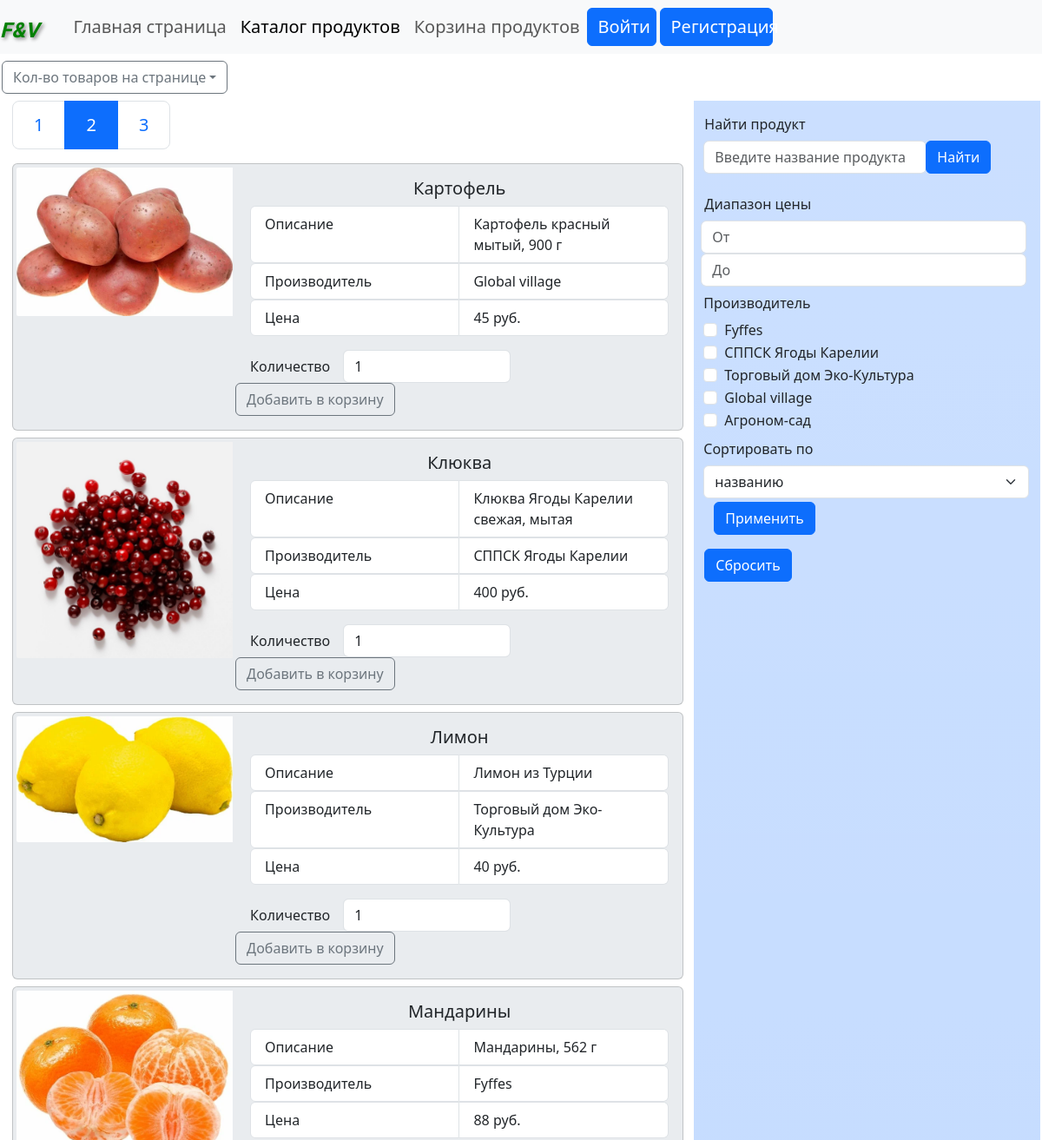
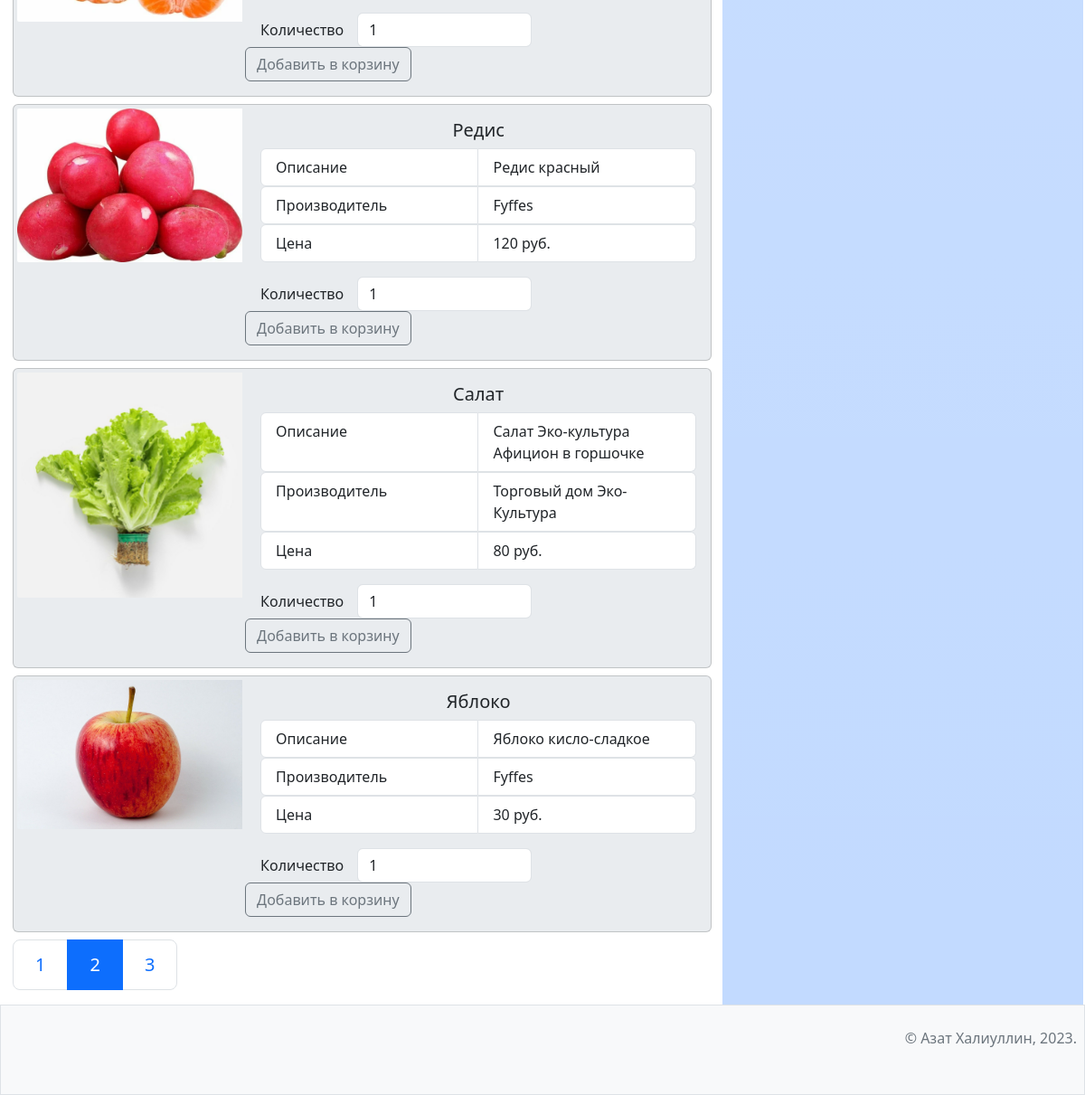
The page /product.php?p=2&c=7 on the database its author committed (2 pictures, top to bottom).
### tables this page shows
CREATE TABLE `products` (
  `id` int NOT NULL,
  `name` varchar(30) NOT NULL,
  `description` varchar(100) NOT NULL,
  `photo` varchar(50) NOT NULL,
  `company` varchar(30) NOT NULL,
  `amount` int NOT NULL,
  `price` double NOT NULL
);

### common/db_helper.php (called while the page is built, shortened)
<?php
class db_helper
{
    private mysqli $ms;
    private static ?db_helper $db = null;
    private function __construct()
    {
        $this->ms = new mysqli("localhost", "root", "", "edu", 3306);
    }
    public static function get_instance(): ?db_helper
    {
        if (self::$db === null)
            self::$db = new db_helper();
        return self::$db;
    }
	public function get_products(string $param,int $select): array {
		$sort=$this->get_query_sort($select);
		$rows=array();
		if ($param=='') {
		$stmt = $this->ms->prepare("SELECT * FROM `products` " . $sort);
		}
		else {
			$param='%'.$param.'%';
			$stmt = $this->ms->prepare("SELECT * FROM `products` WHERE `products`.name LIKE ?" . $sort);
        $stmt->bind_param('s', $param);
		}
        $stmt->execute();
        $result = $stmt->get_result();
		while ($row = $result->fetch_array(MYSQLI_ASSOC)) {
			$rows[]=$row;
		}
        return $rows;
	}
	private function get_query_sort(int $select):string {
		$sort='';
		switch($select) {
				case 1:
				$sort=" ORDER BY name";
				break;
			}
			return $sort;
	}
	public function get_company():array {
		$rows=array();
			$stmt = $this->ms->prepare("SELECT DISTINCT company FROM `products`");
        $stmt->execute();
        $result = $stmt->get_result();
		while ($row = $result->fetch_array(MYSQLI_ASSOC)) {
			$rows[]=$row;
		}
        return $rows;
	}
}

### common/pagination.php (called while the page is built, shortened)
<?php
class pagination {
    private $objects_count;
    private $objects_per_page;
    public function __construct(int $objects_count, int $objects_per_page, int $page_num) {
        $this->objects_count=$objects_count;
        $this->objects_per_page=$objects_per_page;
    }
    public function get_objects_idx_by(int $page_num):array | null {
        $start=min(($page_num-1)*$this->objects_per_page, $this->objects_count-1);
        $end=min($start+$this->objects_per_page, $this->objects_count)-1;
        return array($start,$end);
    }
}

### product.php (the view, shortened to what this page needs)
<?php
require_once ("common/page.php");
require_once ("common/db_helper.php");
require_once ("common/pagination.php");
class the_content extends \common\a_content {
	private function print_pages($pages, $current_page):void {
		print('<ul class="pagination pagination-lg">');
			for($i=0; $i<count($pages); $i++) {
				if ($pages[$i][0]== $current_page ) {
					print('<li class="page-item active" aria-current="page">');
					print("<span class='page-link'>{$pages[$i][0]}</span>");
					print('</li>');
				}
				else {
				 print("<li class='page-item'><a class='page-link' href='{$pages[$i][1]}'>{$pages[$i][0]}</a></li>");
				}
			}
			print('</ul>');
	}
    public function show_content(): void
    {
		$products=array();
		$select=(isset($_SESSION['select']))?$_SESSION['select']:1;
		if (isset($_SESSION['search'])) {
		$products=\common\db_helper::get_instance()->get_products($_SESSION['search'],$select);
	}
	else {
		$price1=0;
		$price2=10000;
		$comp= (isset($_SESSION['checked_comp']))?$_SESSION['checked_comp']:array();
		if ($price1==0 && $price2==10000 && count($comp)==0) {
        $products=\common\db_helper::get_instance()->get_products('',$select);
		}
		else {
		$products=\common\db_helper::get_instance()->get_filter_products($price1,$price2,$comp,$select);
		}
	}
	    try {
		if(count($products)>0) {
			$current_page=1;
			$current_objects_per_page=7;
			if (isset($_GET['p']) && isset($_GET['c'])) {
				if (!in_array($_GET['c'],array(7,14,21))) {
					throw new ErrorException('Страница не найдена');
				}
				else {
					if (mb_eregi("^[0-9]+$", $_GET['p'])) {
				$current_page=$_GET['p'];
				$current_objects_per_page=$_GET['c'];
			$p= new \common\pagination(count($products),$_GET['c'], $_GET['p']);
			$pages=$p->get_pages("product.php?p=");
			$interval=$p->get_objects_idx_by($_GET['p']);
					}
					else {throw new ErrorException('Страница не найдена');}
				}
			}
			else {
				$p= new \common\pagination(count($products), 7, 1);
				$pages=$p->get_pages("product.php?p=");
				$interval=$p->get_objects_idx_by(1);
			}
			print('<div class="dropdown text-start">');
			print('<span class="btn btn-outline-secondary dropdown-toggle my-2" role="button" data-bs-toggle="dropdown" aria-expanded="true">Кол-во товаров на странице</span>');
			print('</div>');
		print('<div class="container-fluid text-start h-100 w-100  mx-0 px-0 g-0">');
		print('<div class="row w-100 mx-0">');
		print('<div class="col-8">');
		$this->print_pages($pages,$current_page);
		for($i=$interval[0]; $i<=$interval[1]; $i++) {
			?>
			<div class="card text-justify bg-body-secondary  g-0 my-2 pe-0 me-0">
			<div class="row g-0 ">
			<div class="col-12 col-md-4">
			<?php
			print("<img src='data/{$products[$i]['photo']}' class='img-fluid rounded-start p-1' alt='image1'>");
			?>
			</div>
    <div class="col-12 col-md-8">
      <div class="card-body">
		<h5 class="card-title text-center"><?php print $products[$i]['name']; ?></h5>
        <ul class="list-group list-group-horizontal w-100 text-start ">
  <li class="list-group-item flex-fill w-100 text-break">Описание</li>
  <li class="list-group-item flex-fill w-100"><?php print $products[$i]['description']; ?></li>
</ul>
<ul class="list-group list-group-horizontal w-100 text-start">
  <li class="list-group-item flex-fill w-100">Производитель</li>
  <li class="list-group-item flex-fill w-100"><?php print $products[$i]['company']; ?></li>
</ul>
<ul class="list-group list-group-horizontal w-100 text-start">
  <li class="list-group-item flex-fill w-100">Цена</li>
  <li class="list-group-item flex-fill w-100"><?php print $products[$i]['price']; ?> руб.</li>
</ul>
</div>
<form action=<?php print "product.php?p=$current_page" . "&c=$current_objects_per_page"; ?> method="post">
		<div class="input-group has-validation mb-3">
		<div class="col-auto">
    <label for=<?php print $products[$i]['id']; ?> class="col-form-label mx-3">Количество</label>
  </div>
  <div class="col-auto">
		<input type='number' name=<?php print $products[$i]['id']; ?> class='form-control w-75' placeholder='Укажите количество' value='1' min='1' required>
		  </div>
		  <div class="col-auto">
		<input type="submit" value="Добавить в корзину" class="btn btn-outline-secondary"  id="button-addon2">
		</div>
</div>
</form>
</div>
</div>
</div>
<?php
		}
		print('</div>');
		}
?>
<div class="col-4 bg-primary bg-gradient bg-opacity-25  ">
<form action="product.php" method="post">
		<div class="input-group has-validation mb-3 mt-2">
    <label for="search" class="col-form-label me-2">Найти продукт </label>
  <div class="col-12 col-lg-auto">
		<input type='text' name='search' class='form-control ' placeholder='Введите название продукта' value=<?php print (isset($_SESSION['search']))?htmlspecialchars($_SESSION['search']):""; ?>>
		  </div>
		 <div class="col-auto">
		<input type="submit" value="Найти" class="btn btn-primary btn-opacity-50 "  id="button-addon2" >
		</div>
</div>
</form>
<form action="product.php" method="post">
		<div class="input-group has-validation mb-3">
		<div class="row w-100">
		<div class="col-auto">
    <label for='filter_price1' class="col-form-label me-1">Диапазон цены</label>
   </div>
		<input type='number' name='filter_price1' class='form-control  ms-2' placeholder='От' value=<?php print (isset($_SESSION['filter_price1']))?htmlspecialchars($_SESSION['filter_price1']):""; ?> min='0' max='9999'>
		<input type='number' name='filter_price2' class='form-control ms-2' placeholder='До' value=<?php print (isset($_SESSION['filter_price2']))?htmlspecialchars($_SESSION['filter_price2']):""; ?> min='0' max='9999'>
</div>
		<?php
		$company=\common\db_helper::get_instance()->get_company();
		print('<div class="col-12">');
		print('<label for="flexCheckDefault" class="col-form-label">Производитель</label>');
		for ($i=0; $i< count($company); $i++) {
			print('<div class="form-check">');
			$name='c' . (string)$i;
			if (isset($_SESSION['checked_comp_id'][$i]) && $_SESSION['checked_comp_id'][$i]=true) {
		print("<input class='form-check-input' type='checkbox' name='{$name}' value='$i' id='flexCheckDefault' checked>");
			}
	        else {
		print("<input class='form-check-input' type='checkbox' name='{$name}' value='$i' id='flexCheckDefault'>");
			}
        print('<label class="form-check-label" for="flexCheckDefault">');
        print($company[$i]['company']);
  print('</label>');
 print('</div>');
		}
		print('</div>');
		?>
<div class="col-12">
<label for='select' class="col-form-label">Сортировать по</label>
<select class="form-select" name="select" aria-label="Default select example">
<?php
$selects=array('названию','возрастанию цены','убыванию цены');
for ($i=0;$i<count($selects);$i++) {
	$j=$i+1;
	if($_SESSION['select']==$j) {
		print("<option value='$j' selected>{$selects[$i]}</option>");
	}
	else {
		print("<option value='$j'>{$selects[$i]}</option>");
	}
}
?>
</select>
</div>
<div class = "container">
	<div class="col-auto mt-1">
		<input type="submit" value="Применить" class="btn btn-primary btn-opacity-50 apply"  id="button-addon2" >
		</div>
</div>
</div>
</form>
<form action="product.php" method="post">
  <input type="submit" value="Сбросить" class="btn btn-primary btn-opacity-50 mb-2 "  id="button-addon2" >
  </form>
</div>
	</div>
	</div>
	<?php
	}
	catch (ErrorException $e) {
	      print('<div class="alert alert-danger" role="alert">');
          print("<p class='text-center'>{$e->getMessage()}</p>");
          print('</div>');
		}
    }
}
$content = new the_content();
new \common\page($content);

### css/main.css (style rules this page uses)
div.container { display: flex; }

### rows shown on the page
products: photo (picture), name "Картофель", description "Картофель красный мытый, 900 г", company "Global village", price "45"
products: photo (picture), name "Клюква", description "Клюква Ягоды Карелии свежая, мытая", company "СППСК Ягоды Карелии", price "400"
products: photo (picture), name "Лимон", description "Лимон из Турции", company "Торговый дом Эко-Культура", price "40"
products: photo (picture), name "Мандарины", description "Мандарины, 562 г", company "Fyffes", price "88"
products: photo (picture), name "Редис", description "Редис красный", company "Fyffes", price "120"
products: photo (picture), name "Салат", description "Салат Эко-культура Афицион в горшочке", company "Торговый дом Эко-Культура", price "80"
products: photo (picture), name "Яблоко", description "Яблоко кисло-сладкое", company "Fyffes", price "30"

### other values the page prints
$page['header'] "Главная страница"
$page['header'] "Каталог продуктов"
$page['header'] "Корзина продуктов"
$this->pages[3]['header'] "Войти"
$this->pages[4]['header'] "Регистрация"
$pages[$i][0] "1"
$pages[$i][0] "2"
$pages[$i][0] "3"
$company[$i]['company'] "Fyffes"
$company[$i]['company'] "СППСК Ягоды Карелии"
$company[$i]['company'] "Торговый дом Эко-Культура"
$company[$i]['company'] "Global village"
$company[$i]['company'] "Агроном-сад"
form field select "названию"
